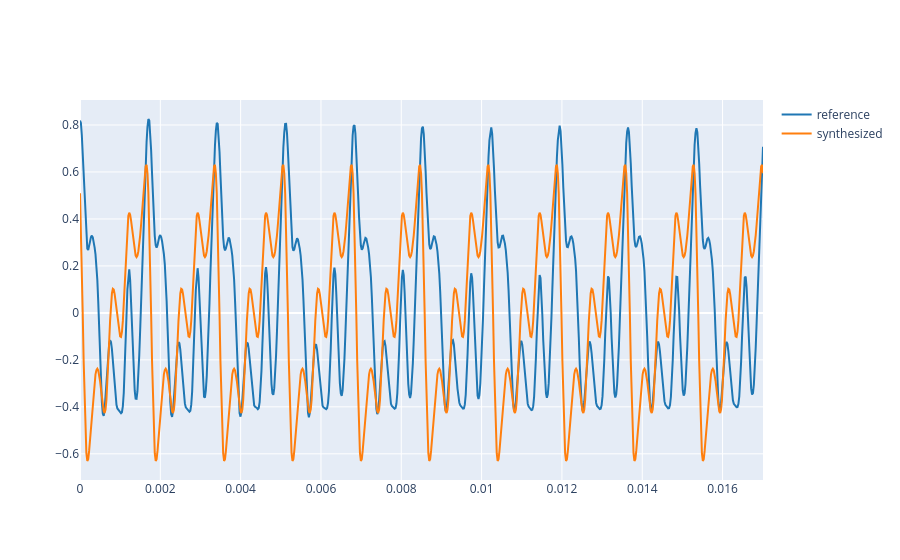

Notebook cell for this chart:
### Markdown cell above
3.2. Now, define a harmonic signal, `y` whose fundamental frequency is the one defined in Lab 1. Go step by step adding a new harmonic in each step. Plot both signals (the reference and the synthesized) and try to reproduce the shape of the reference signal. Play both sounds and compare them carefully.

**Note 1**: in order to have a similar shape, we need to select the amplitudes and phases carefully. One way to do this is to define the harmonic signal as follows:

$$y(t) = \sum_{k=1}^K A_k\cos\left(2\pi kf_0 t + k \phi - (k-1)\pi/2 \right), $$

where $K$ is the number of harmonics, $f_0$ is the fundamental frequency, $A_k$ is the amplitude (weight) of each harmonic and $\phi$ is the phase of the signal (defined in Lab1 Ex 2.4).

**Note 2**:
Define the $A_k$ values relative to the fundamental frequency. This means to define $A_1=1$ and the others less than 1. You can use Audacity to plot the spectrum of the fragment selected of the reference audio and measure the relative amplitudes of the harmonics.

**Note 3**: Normalize the amplitude of the signal by the same amplitude of the reference. For instance, if the amplitude of the reference signal is 0.33, you can normalize the syntesized signal by first dividing by its maximum and then multiplyng by 0.33:

```
y = 0.33 * y / np.amax(y)
```

### Code cell
# Write the code here
T = 1/f0
t_start = 0.1
t_end = t_start + 10*T
t = np.arange(t_start, t_end, 1/fs)

A_k = [1, 0.41, 0.26, 0.56, 0.02, 0.09, 0.07, 0, 0.02]
K = len(A_k)

y = np.zeros_like(t)
for k in range(1, K+1):
    y += A_k[k-1] * np.cos(2*np.pi*k*f0*t + k*phi - (k-1)*np.pi/2)

y = A * y / np.amax(y)     # A = 0.63, la amplitud de tu referencia

ref_seg = ref[int(t_start*fs):int(t_end*fs)]
plot_signals([ref_seg, y], fs, name=['reference', 'synthesized'])

Audio(ref_seg, rate=fs)
Audio(y, rate=fs)

### Figure 1 — Plotly figure (JSON) as saved in the notebook; plotly's stock layout.template omitted (floating-point values rounded to 4 significant figures; data arrays with more than 128 entries replaced by an {"elided": "..."} marker saying what was removed)
{"data": [{"line": {"color": "#1f77b4", "shape": "linear"}, "mode": "lines", "name": "reference", "type": "scatter", "x": {"elided": "750 float values"}, "y": {"elided": "750 float values"}}, {"line": {"color": "#ff7f0e", "shape": "linear"}, "mode": "lines", "name": "synthesized", "type": "scatter", "x": {"elided": "750 float values"}, "y": {"elided": "750 float values"}}], "layout": {}}
